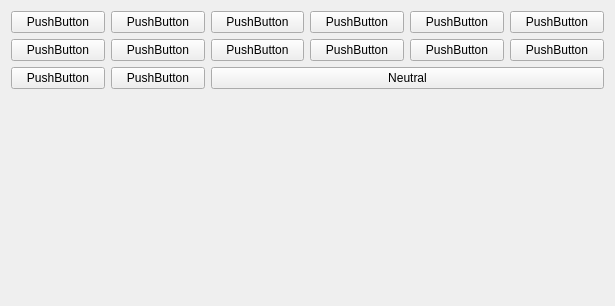
<?xml version="1.0" encoding="UTF-8"?>
<ui version="4.0">
 <class>Qt_ControlCockpit</class>
 <widget class="QWidget" name="Qt_ControlCockpit">
  <property name="geometry">
   <rect>
    <x>0</x>
    <y>0</y>
    <width>615</width>
    <height>306</height>
   </rect>
  </property>
  <property name="windowTitle">
   <string>Form</string>
  </property>
  <layout class="QGridLayout" name="gridLayout">
   <item row="1" column="0">
    <widget class="QPushButton" name="pushButton_7_8">
     <property name="text">
      <string>PushButton</string>
     </property>
    </widget>
   </item>
   <item row="2" column="1">
    <widget class="QPushButton" name="pushButton_6">
     <property name="text">
      <string>PushButton</string>
     </property>
    </widget>
   </item>
   <item row="0" column="4">
    <widget class="QPushButton" name="pushButton_2off">
     <property name="text">
      <string>PushButton</string>
     </property>
    </widget>
   </item>
   <item row="1" column="2">
    <widget class="QPushButton" name="pushButton_f">
     <property name="text">
      <string>PushButton</string>
     </property>
    </widget>
   </item>
   <item row="0" column="2">
    <widget class="QPushButton" name="pushButton_4">
     <property name="text">
      <string>PushButton</string>
     </property>
    </widget>
   </item>
   <item row="0" column="0">
    <widget class="QPushButton" name="pushButton_7">
     <property name="text">
      <string>PushButton</string>
     </property>
    </widget>
   </item>
   <item row="0" column="1">
    <widget class="QPushButton" name="pushButton_5">
     <property name="text">
      <string>PushButton</string>
     </property>
    </widget>
   </item>
   <item row="0" column="3">
    <widget class="QPushButton" name="pushButton_2">
     <property name="text">
      <string>PushButton</string>
     </property>
    </widget>
   </item>
   <item row="1" column="3">
    <widget class="QPushButton" name="pushButton_3off">
     <property name="text">
      <string>PushButton</string>
     </property>
    </widget>
   </item>
   <item row="1" column="4">
    <widget class="QPushButton" name="pushButton_9">
     <property name="text">
      <string>PushButton</string>
     </property>
    </widget>
   </item>
   <item row="1" column="1">
    <widget class="QPushButton" name="pushButton_e">
     <property name="text">
      <string>PushButton</string>
     </property>
    </widget>
   </item>
   <item row="2" column="0">
    <widget class="QPushButton" name="pushButton_8">
     <property name="text">
      <string>PushButton</string>
     </property>
    </widget>
   </item>
   <item row="0" column="5">
    <widget class="QPushButton" name="pushButton_1">
     <property name="text">
      <string>PushButton</string>
     </property>
    </widget>
   </item>
   <item row="1" column="5">
    <widget class="QPushButton" name="pushButton_1off">
     <property name="text">
      <string>PushButton</string>
     </property>
    </widget>
   </item>
   <item row="3" column="0" colspan="3">
    <widget class="QWidget" name="widget_Left" native="true">
     <layout class="QHBoxLayout" name="horizontalLayout"/>
    </widget>
   </item>
   <item row="3" column="3" colspan="3">
    <widget class="QWidget" name="widget_2" native="true">
     <layout class="QHBoxLayout" name="horizontalLayout_2"/>
    </widget>
   </item>
   <item row="2" column="2" colspan="4">
    <widget class="QPushButton" name="pushButton_Neutral">
     <property name="text">
      <string>Neutral</string>
     </property>
    </widget>
   </item>
  </layout>
 </widget>
 <resources/>
 <connections/>
</ui>
